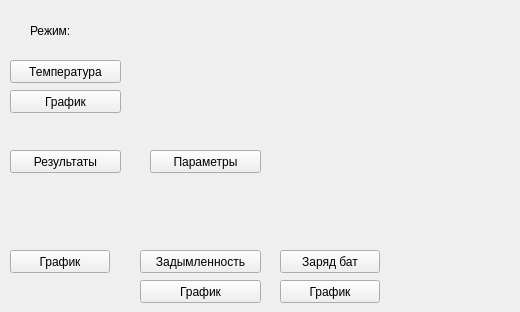
         <widget class="QWidget" name="tab_3">
          <attribute name="title">
           <string>Телеметрия</string>
          </attribute>
          <widget class="QPushButton" name="pBRezult">
           <property name="geometry">
            <rect>
             <x>10</x>
             <y>150</y>
             <width>111</width>
             <height>23</height>
            </rect>
           </property>
           <property name="text">
            <string>Результаты</string>
           </property>
          </widget>
          <widget class="QPushButton" name="pBTemp">
           <property name="geometry">
            <rect>
             <x>10</x>
             <y>60</y>
             <width>111</width>
             <height>23</height>
            </rect>
           </property>
           <property name="text">
            <string>Температура</string>
           </property>
           <property name="checkable">
            <bool>true</bool>
           </property>
           <property name="autoDefault">
            <bool>true</bool>
           </property>
           <property name="flat">
            <bool>false</bool>
           </property>
          </widget>
          <widget class="QPushButton" name="pBGraph">
           <property name="geometry">
            <rect>
             <x>10</x>
             <y>90</y>
             <width>111</width>
             <height>23</height>
            </rect>
           </property>
           <property name="text">
            <string>График</string>
           </property>
           <property name="checkable">
            <bool>false</bool>
           </property>
          </widget>
          <widget class="QLabel" name="LRegGrph">
           <property name="geometry">
            <rect>
             <x>30</x>
             <y>15</y>
             <width>481</width>
             <height>31</height>
            </rect>
           </property>
           <property name="text">
            <string>Режим:</string>
           </property>
          </widget>
          <widget class="QPushButton" name="pBGraph_E">
           <property name="geometry">
            <rect>
             <x>280</x>
             <y>280</y>
             <width>100</width>
             <height>23</height>
            </rect>
           </property>
           <property name="text">
            <string>График</string>
           </property>
           <property name="checkable">
            <bool>false</bool>
           </property>
          </widget>
          <widget class="QPushButton" name="pBTemp_E">
           <property name="geometry">
            <rect>
             <x>280</x>
             <y>250</y>
             <width>100</width>
             <height>23</height>
            </rect>
           </property>
           <property name="text">
            <string>Заряд бат</string>
           </property>
           <property name="checkable">
            <bool>true</bool>
           </property>
           <property name="autoDefault">
            <bool>true</bool>
           </property>
           <property name="flat">
            <bool>false</bool>
           </property>
          </widget>
          <widget class="QPushButton" name="pBTemp_D">
           <property name="geometry">
            <rect>
             <x>140</x>
             <y>250</y>
             <width>121</width>
             <height>23</height>
            </rect>
           </property>
           <property name="text">
            <string>Задымленность</string>
           </property>
           <property name="checkable">
            <bool>true</bool>
           </property>
           <property name="autoDefault">
            <bool>true</bool>
           </property>
           <property name="flat">
            <bool>false</bool>
           </property>
          </widget>
          <widget class="QPushButton" name="pBGraph_O">
           <property name="enabled">
            <bool>true</bool>
           </property>
           <property name="geometry">
            <rect>
             <x>10</x>
             <y>250</y>
             <width>100</width>
             <height>23</height>
            </rect>
           </property>
           <property name="text">
            <string>График</string>
           </property>
           <property name="checkable">
            <bool>false</bool>
           </property>
          </widget>
          <widget class="QPushButton" name="pBGraph_D">
           <property name="geometry">
            <rect>
             <x>140</x>
             <y>280</y>
             <width>121</width>
             <height>23</height>
            </rect>
           </property>
           <property name="text">
            <string>График</string>
           </property>
           <property name="checkable">
            <bool>false</bool>
           </property>
          </widget>
          <widget class="QPushButton" name="pBParam">
           <property name="geometry">
            <rect>
             <x>150</x>
             <y>150</y>
             <width>111</width>
             <height>23</height>
            </rect>
           </property>
           <property name="text">
            <string>Параметры</string>
           </property>
           <property name="checkable">
            <bool>true</bool>
           </property>
           <property name="autoDefault">
            <bool>true</bool>
           </property>
           <property name="flat">
            <bool>false</bool>
           </property>
          </widget>
         </widget>
